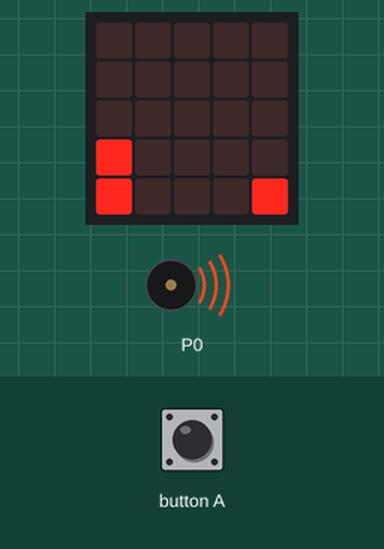
Simulated run of this program. Board: BBC micro:bit (MakeCode). On the bench: the board's 5×5 LED display, buzzer (waves = sounding). Inputs (shaded band) come from the test bench.

Above: at 5.0 s.
5.1 s: button A pressed for 0.15 s
At 5.3 s:
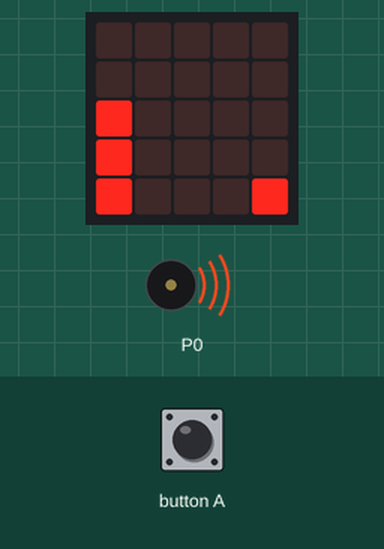
5.8 s: button A pressed for 0.15 s
At 7.1 s:
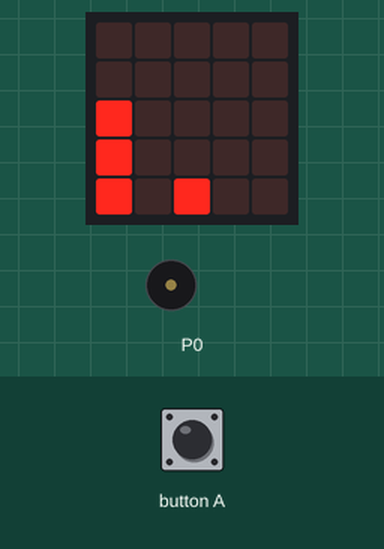
8.9 s: button A pressed for 0.15 s
At 9.3 s:
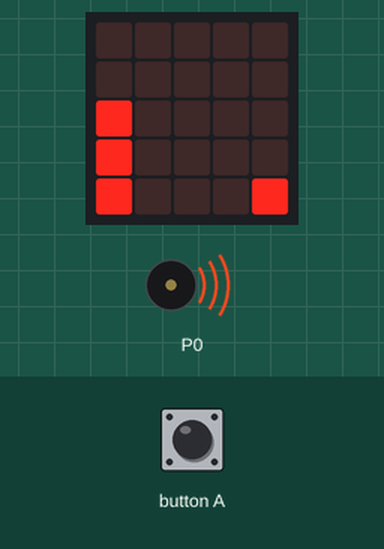
9.6 s: button A pressed 5 times (0.12 s each, 0.3 s apart)
At 13.0 s:
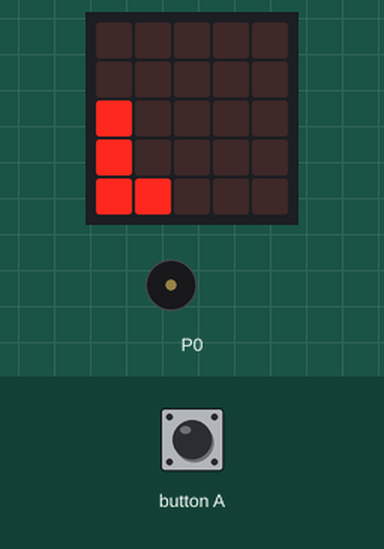
Timing chart, 0 to 14.5 s (numbered marks = the images above; inputs shaded):
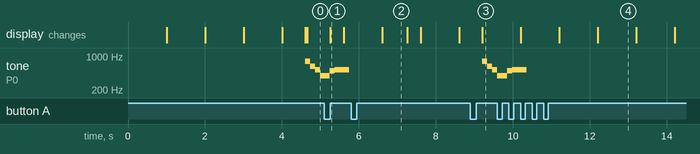

Measured:
- after the input at 5.1 s, the display: changes after 0.15 s (image 1)
- after the input at 5.8 s, the display: changes after 0.80 s (image 2)
- after the input at 8.9 s, the display: changes after 0.31 s (image 3)
- after the input at 9.6 s, tone on P0: goes on until 10.4 s, then stays silent; the display: first changes after 0.61 s (image 4 shows a later state)
- what the display in image 2 shows lasts 0.7 s, from 6.6 s to 7.3 s
- what the display in image 4 shows lasts 1.0 s, from 12.2 s to 13.2 s

The program:

main.ts
```typescript
input.onButtonPressed(Button.A, function () {
    tronco_superior_dinosaurio.change(LedSpriteProperty.Y, -1)
    tronco_inferior_dinosaurio.change(LedSpriteProperty.Y, -1)
    basic.pause(1000)
    tronco_superior_dinosaurio.change(LedSpriteProperty.Y, 1)
    tronco_inferior_dinosaurio.change(LedSpriteProperty.Y, 1)
})
function piedrita () {
    piedra = game.createSprite(4, 4)
    for (let index = 0; index < 4; index++) {
        basic.pause(1000)
        piedra.change(LedSpriteProperty.X, -1)
        if (piedra.isTouching(tronco_inferior_dinosaurio)) {
            basic.showIcon(IconNames.Sad)
            music.startMelody(music.builtInMelody(Melodies.PowerDown), MelodyOptions.Once)
            piedrita()
        }
    }
}
let piedra: game.LedSprite = null
let tronco_superior_dinosaurio: game.LedSprite = null
let tronco_inferior_dinosaurio: game.LedSprite = null
tronco_inferior_dinosaurio = game.createSprite(0, 4)
tronco_superior_dinosaurio = game.createSprite(0, 3)
piedrita()
basic.forever(function () {
    if (piedra.isTouchingEdge()) {
        basic.pause(1000)
        piedra.delete()
        piedrita()
    }
})
```

test.ts
```typescript
// aquí va el archivo "tests"; esto no se compilará cuando este paquete se utilice como una extensión.
```
